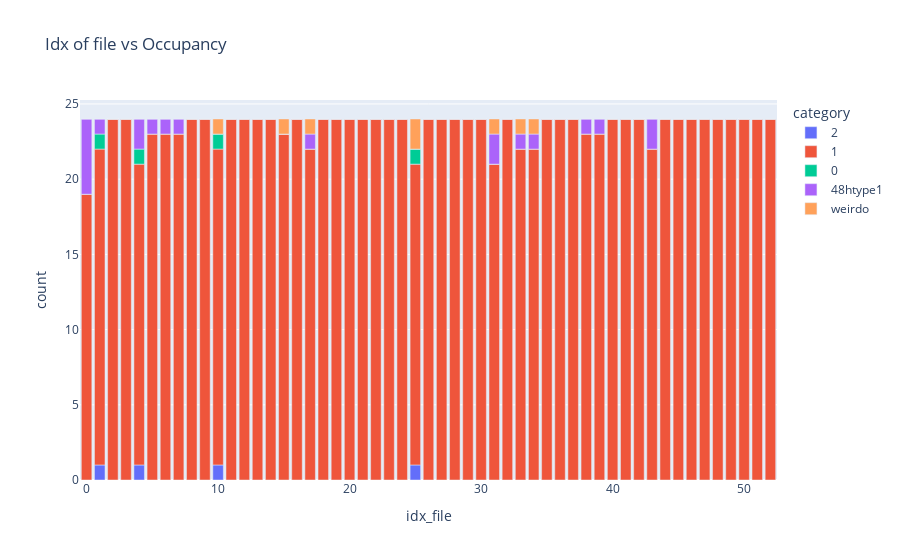

Notebook code for this chart:
### Code cell
get_occupancy(file_loc_important_cols, coor_structure_init_dict_expanded, tuple_metainfo, direc_restructure_destination, var_filename = "mapLi", el = "Li")
df = plot_occupancy(file_loc_important_cols)

### Figure 1 — Plotly figure (JSON) as saved in the notebook; plotly's stock layout.template omitted (floating-point values rounded to 4 significant figures)
{"data": [{"alignmentgroup": "True", "hovertemplate": "category=2<br>idx_file=%{x}<br>count=%{y}<extra></extra>", "legendgroup": "2", "marker": {"color": "#636efa", "pattern": {"shape": ""}}, "name": "2", "offsetgroup": "2", "orientation": "v", "showlegend": true, "textposition": "auto", "type": "bar", "x": [0, 1, 2, 3, 4, 5, 6, 7, 8, 9, 10, 11, 12, 13, 14, 15, 16, 17, 18, 19, 20, 21, 22, 23, 24, 25, 26, 27, 28, 29, 30, 31, 32, 33, 34, 35, 36, 37, 38, 39, 40, 41, 42, 43, 44, 45, 46, 47, 48, 49, 50, 51, 52], "xaxis": "x", "y": [0, 1, 0, 0, 1, 0, 0, 0, 0, 0, 1, 0, 0, 0, 0, 0, 0, 0, 0, 0, 0, 0, 0, 0, 0, 1, 0, 0, 0, 0, 0, 0, 0, 0, 0, 0, 0, 0, 0, 0, 0, 0, 0, 0, 0, 0, 0, 0, 0, 0, 0, 0, 0], "yaxis": "y"}, {"alignmentgroup": "True", "hovertemplate": "category=1<br>idx_file=%{x}<br>count=%{y}<extra></extra>", "legendgroup": "1", "marker": {"color": "#EF553B", "pattern": {"shape": ""}}, "name": "1", "offsetgroup": "1", "orientation": "v", "showlegend": true, "textposition": "auto", "type": "bar", "x": [0, 1, 2, 3, 4, 5, 6, 7, 8, 9, 10, 11, 12, 13, 14, 15, 16, 17, 18, 19, 20, 21, 22, 23, 24, 25, 26, 27, 28, 29, 30, 31, 32, 33, 34, 35, 36, 37, 38, 39, 40, 41, 42, 43, 44, 45, 46, 47, 48, 49, 50, 51, 52], "xaxis": "x", "y": [19, 21, 24, 24, 20, 23, 23, 23, 24, 24, 21, 24, 24, 24, 24, 23, 24, 22, 24, 24, 24, 24, 24, 24, 24, 20, 24, 24, 24, 24, 24, 21, 24, 22, 22, 24, 24, 24, 23, 23, 24, 24, 24, 22, 24, 24, 24, 24, 24, 24, 24, 24, 24], "yaxis": "y"}, {"alignmentgroup": "True", "hovertemplate": "category=0<br>idx_file=%{x}<br>count=%{y}<extra></extra>", "legendgroup": "0", "marker": {"color": "#00cc96", "pattern": {"shape": ""}}, "name": "0", "offsetgroup": "0", "orientation": "v", "showlegend": true, "textposition": "auto", "type": "bar", "x": [0, 1, 2, 3, 4, 5, 6, 7, 8, 9, 10, 11, 12, 13, 14, 15, 16, 17, 18, 19, 20, 21, 22, 23, 24, 25, 26, 27, 28, 29, 30, 31, 32, 33, 34, 35, 36, 37, 38, 39, 40, 41, 42, 43, 44, 45, 46, 47, 48, 49, 50, 51, 52], "xaxis": "x", "y": [0, 1, 0, 0, 1, 0, 0, 0, 0, 0, 1, 0, 0, 0, 0, 0, 0, 0, 0, 0, 0, 0, 0, 0, 0, 1, 0, 0, 0, 0, 0, 0, 0, 0, 0, 0, 0, 0, 0, 0, 0, 0, 0, 0, 0, 0, 0, 0, 0, 0, 0, 0, 0], "yaxis": "y"}, {"alignmentgroup": "True", "hovertemplate": "category=48htype1<br>idx_file=%{x}<br>count=%{y}<extra></extra>", "legendgroup": "48htype1", "marker": {"color": "#ab63fa", "pattern": {"shape": ""}}, "name": "48htype1", "offsetgroup": "48htype1", "orientation": "v", "showlegend": true, "textposition": "auto", "type": "bar", "x": [0, 1, 2, 3, 4, 5, 6, 7, 8, 9, 10, 11, 12, 13, 14, 15, 16, 17, 18, 19, 20, 21, 22, 23, 24, 25, 26, 27, 28, 29, 30, 31, 32, 33, 34, 35, 36, 37, 38, 39, 40, 41, 42, 43, 44, 45, 46, 47, 48, 49, 50, 51, 52], "xaxis": "x", "y": [5, 1, 0, 0, 2, 1, 1, 1, 0, 0, 0, 0, 0, 0, 0, 0, 0, 1, 0, 0, 0, 0, 0, 0, 0, 0, 0, 0, 0, 0, 0, 2, 0, 1, 1, 0, 0, 0, 1, 1, 0, 0, 0, 2, 0, 0, 0, 0, 0, 0, 0, 0, 0], "yaxis": "y"}, {"alignmentgroup": "True", "hovertemplate": "category=weirdo<br>idx_file=%{x}<br>count=%{y}<extra></extra>", "legendgroup": "weirdo", "marker": {"color": "#FFA15A", "pattern": {"shape": ""}}, "name": "weirdo", "offsetgroup": "weirdo", "orientation": "v", "showlegend": true, "textposition": "auto", "type": "bar", "x": [0, 1, 2, 3, 4, 5, 6, 7, 8, 9, 10, 11, 12, 13, 14, 15, 16, 17, 18, 19, 20, 21, 22, 23, 24, 25, 26, 27, 28, 29, 30, 31, 32, 33, 34, 35, 36, 37, 38, 39, 40, 41, 42, 43, 44, 45, 46, 47, 48, 49, 50, 51, 52], "xaxis": "x", "y": [0, 0, 0, 0, 0, 0, 0, 0, 0, 0, 1, 0, 0, 0, 0, 1, 0, 1, 0, 0, 0, 0, 0, 0, 0, 2, 0, 0, 0, 0, 0, 1, 0, 1, 1, 0, 0, 0, 0, 0, 0, 0, 0, 0, 0, 0, 0, 0, 0, 0, 0, 0, 0], "yaxis": "y"}], "layout": {"barmode": "relative", "legend": {"title": {"text": "category"}, "tracegroupgap": 0}, "title": {"text": "Idx of file vs Occupancy"}, "xaxis": {"anchor": "y", "domain": [0, 1], "title": {"text": "idx_file"}}, "yaxis": {"anchor": "x", "domain": [0, 1], "title": {"text": "count"}}}}
